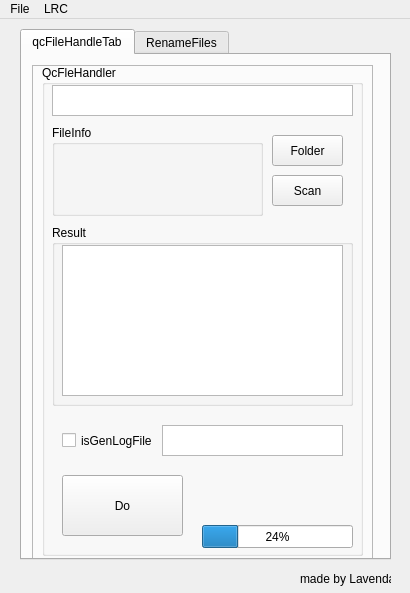
<?xml version="1.0" encoding="UTF-8"?>
<ui version="4.0">
 <class>LrcFileHandle</class>
 <widget class="QMainWindow" name="LrcFileHandle">
  <property name="geometry">
   <rect>
    <x>0</x>
    <y>0</y>
    <width>410</width>
    <height>593</height>
   </rect>
  </property>
  <property name="windowTitle">
   <string>LrcFileHandle</string>
  </property>
  <widget class="QWidget" name="centralWidget">
   <widget class="QTabWidget" name="lrcTab">
    <property name="geometry">
     <rect>
      <x>20</x>
      <y>10</y>
      <width>371</width>
      <height>531</height>
     </rect>
    </property>
    <property name="currentIndex">
     <number>0</number>
    </property>
    <widget class="QWidget" name="tab">
     <attribute name="title">
      <string>qcFileHandleTab</string>
     </attribute>
     <widget class="QFrame" name="qcFileHandlerFrame">
      <property name="enabled">
       <bool>true</bool>
      </property>
      <property name="geometry">
       <rect>
        <x>10</x>
        <y>10</y>
        <width>341</width>
        <height>501</height>
       </rect>
      </property>
      <property name="frameShape">
       <enum>QFrame::StyledPanel</enum>
      </property>
      <property name="frameShadow">
       <enum>QFrame::Raised</enum>
      </property>
      <widget class="QGroupBox" name="qcFileHandlerGB">
       <property name="geometry">
        <rect>
         <x>10</x>
         <y>0</y>
         <width>321</width>
         <height>491</height>
        </rect>
       </property>
       <property name="title">
        <string>QcFleHandler</string>
       </property>
       <widget class="QPushButton" name="srcFolderBtn">
        <property name="geometry">
         <rect>
          <x>230</x>
          <y>70</y>
          <width>71</width>
          <height>31</height>
         </rect>
        </property>
        <property name="text">
         <string>Folder</string>
        </property>
       </widget>
       <widget class="QGroupBox" name="groupBox">
        <property name="geometry">
         <rect>
          <x>10</x>
          <y>60</y>
          <width>211</width>
          <height>91</height>
         </rect>
        </property>
        <property name="title">
         <string>FileInfo</string>
        </property>
       </widget>
       <widget class="QPushButton" name="scanBtn">
        <property name="geometry">
         <rect>
          <x>230</x>
          <y>110</y>
          <width>71</width>
          <height>31</height>
         </rect>
        </property>
        <property name="text">
         <string>Scan</string>
        </property>
       </widget>
       <widget class="QPlainTextEdit" name="srcPathTxt">
        <property name="geometry">
         <rect>
          <x>10</x>
          <y>20</y>
          <width>301</width>
          <height>31</height>
         </rect>
        </property>
       </widget>
       <widget class="QCheckBox" name="isGenLogFile">
        <property name="geometry">
         <rect>
          <x>20</x>
          <y>360</y>
          <width>91</width>
          <height>31</height>
         </rect>
        </property>
        <property name="text">
         <string>isGenLogFile</string>
        </property>
       </widget>
       <widget class="QTextEdit" name="logFileTxt">
        <property name="geometry">
         <rect>
          <x>120</x>
          <y>360</y>
          <width>181</width>
          <height>31</height>
         </rect>
        </property>
       </widget>
       <widget class="QPushButton" name="doneBtn">
        <property name="geometry">
         <rect>
          <x>20</x>
          <y>410</y>
          <width>121</width>
          <height>61</height>
         </rect>
        </property>
        <property name="text">
         <string>Do</string>
        </property>
       </widget>
       <widget class="QProgressBar" name="progressBar">
        <property name="geometry">
         <rect>
          <x>160</x>
          <y>460</y>
          <width>151</width>
          <height>23</height>
         </rect>
        </property>
        <property name="value">
         <number>24</number>
        </property>
       </widget>
       <widget class="QGroupBox" name="ResultGB">
        <property name="geometry">
         <rect>
          <x>10</x>
          <y>160</y>
          <width>301</width>
          <height>181</height>
         </rect>
        </property>
        <property name="title">
         <string>Result</string>
        </property>
        <widget class="QTextBrowser" name="textBrowser">
         <property name="geometry">
          <rect>
           <x>10</x>
           <y>20</y>
           <width>281</width>
           <height>151</height>
          </rect>
         </property>
        </widget>
       </widget>
      </widget>
     </widget>
    </widget>
    <widget class="QWidget" name="tab_2">
     <attribute name="title">
      <string>RenameFiles</string>
     </attribute>
    </widget>
   </widget>
   <widget class="QLabel" name="label">
    <property name="geometry">
     <rect>
      <x>300</x>
      <y>550</y>
      <width>91</width>
      <height>20</height>
     </rect>
    </property>
    <property name="text">
     <string>made by Lavenda</string>
    </property>
   </widget>
  </widget>
  <widget class="QMenuBar" name="menuBar">
   <property name="geometry">
    <rect>
     <x>0</x>
     <y>0</y>
     <width>410</width>
     <height>19</height>
    </rect>
   </property>
   <widget class="QMenu" name="menuMenu1">
    <property name="title">
     <string>File</string>
    </property>
    <addaction name="separator"/>
    <addaction name="actionTest"/>
   </widget>
   <widget class="QMenu" name="menuOper">
    <property name="title">
     <string>LRC</string>
    </property>
    <addaction name="actionFileTools"/>
   </widget>
   <addaction name="menuMenu1"/>
   <addaction name="menuOper"/>
  </widget>
  <action name="actionTest">
   <property name="text">
    <string>Exit</string>
   </property>
  </action>
  <action name="actionQcFleHandle">
   <property name="text">
    <string>QcFleHandle</string>
   </property>
  </action>
  <action name="actionRenameAllFile">
   <property name="text">
    <string>RenameAllFile</string>
   </property>
  </action>
  <action name="actionRunNukeBat">
   <property name="text">
    <string>RunNukeBat</string>
   </property>
  </action>
  <action name="actionFileTools">
   <property name="text">
    <string>FileTools</string>
   </property>
  </action>
 </widget>
 <layoutdefault spacing="6" margin="11"/>
 <resources/>
 <connections/>
</ui>
